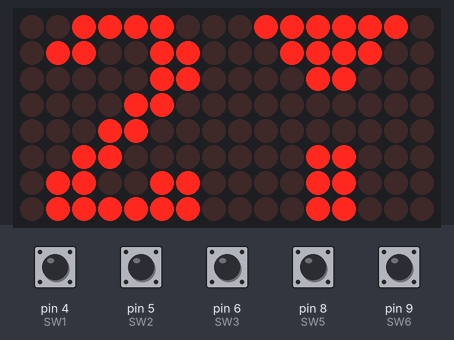
A program run on a simulated Arduino Uno, built with avr-gcc and run on an emulated ATmega328P. Parts: 16×8 LED matrix. Wiring (inferred from the names in the program): 2 × MAX7219 LED driver (orientation assumed): data pin 11; clock pin 13; CS pin 10. Inputs (shaded band) come from the test bench; at power-on: pin 4 (SW1), pin 8 (SW5) HIGH, pin 5 (SW2), pin 6 (SW3), pin 9 (SW6) LOW.

Above: at 2.55 s.
4.1 s: pin 4 (SW1) pulled LOW for 1.95 s
At 4.99 s:
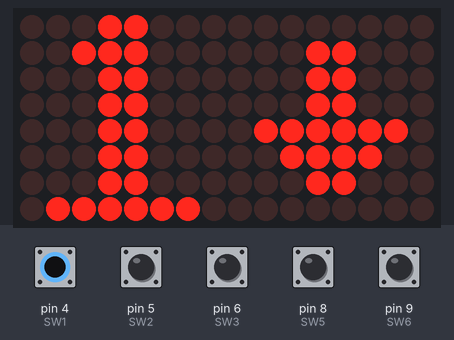
7.5 s: pin 5 (SW2) pulled HIGH for 1.95 s
At 8.25 s:
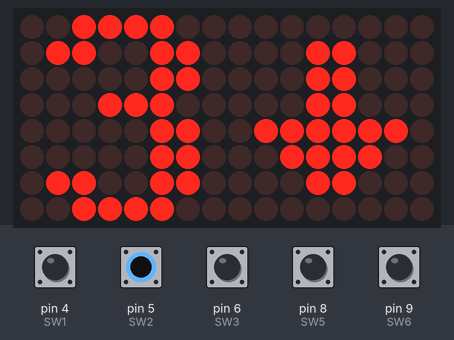
10.9 s: pin 8 (SW5) pulled LOW for 1.95 s
At 11.51 s:
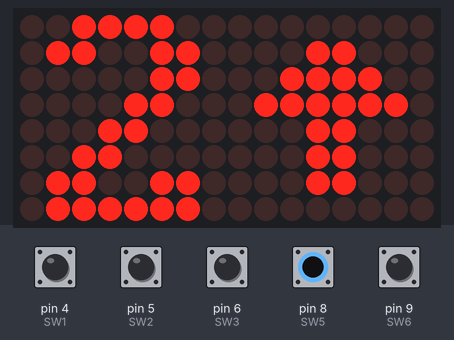
14.3 s: pin 4 (SW1) driven LOW and pin 8 (SW5) driven LOW
At 14.77 s:
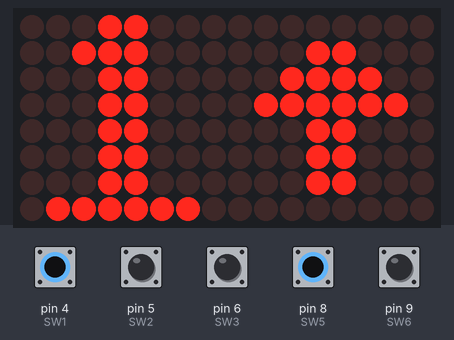
16.7 s: pin 4 (SW1) driven HIGH
At 18.23 s:
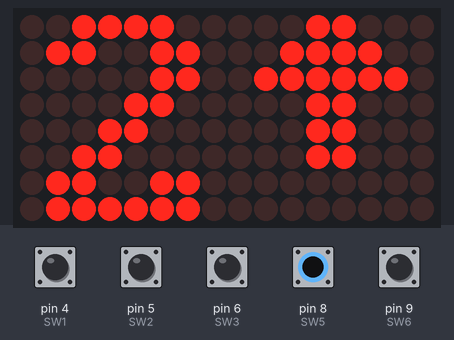
18.9 s: pin 5 (SW2) pulled HIGH for 1.95 s
At 19.65 s:
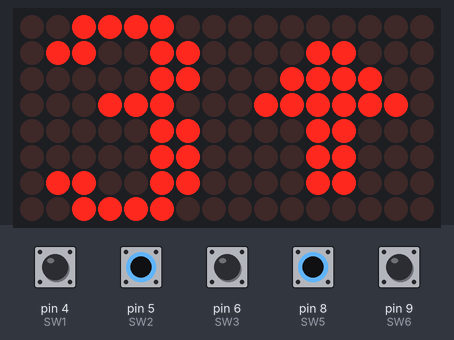

The program:

main.cpp
```cpp
#include <Arduino.h>

// Định nghĩa các chân SPI
#define DIN 11  // Chân MOSI (Dữ liệu vào MAX7219)
#define CLK 13  // Chân SCK (Xung nhịp)
#define LOAD 10 // Chân CS (Chọn chip)

// Số lượng MAX7219 (2 ma trận LED)
#define NUM_MAX 2

#define SW1 4
#define SW2 5
#define SW3 6
#define SW4 7
#define SW5 8
#define SW6 9

// Bảng dữ liệu để hiển thị các số từ 0 đến 9
byte digits[10][8] = {
    {0x3c, 0x66, 0x66, 0x6e, 0x76, 0x66, 0x66, 0x3c}, // Số 0
    {0x18, 0x38, 0x18, 0x18, 0x18, 0x18, 0x18, 0x7e}, // Số 1
    {0x3c, 0x66, 0x06, 0x0c, 0x18, 0x30, 0x66, 0x7e}, // Số 2
    {0x3c, 0x66, 0x06, 0x1c, 0x06, 0x06, 0x66, 0x3c}, // Số 3
    {0x0c, 0x1c, 0x3c, 0x6c, 0x7e, 0x0c, 0x0c, 0x0c}, // Số 4
    {0x7e, 0x60, 0x60, 0x7c, 0x06, 0x06, 0x66, 0x3c}, // Số 5
    {0x3c, 0x66, 0x60, 0x7c, 0x66, 0x66, 0x66, 0x3c}, // Số 6
    {0x7e, 0x06, 0x06, 0x0c, 0x18, 0x30, 0x30, 0x30}, // Số 7
    {0x3c, 0x66, 0x66, 0x3c, 0x66, 0x66, 0x66, 0x3c}, // Số 8
    {0x3c, 0x66, 0x66, 0x3e, 0x06, 0x06, 0x66, 0x3c}  // Số 9
};

// Dữ liệu cho mũi tên đi lên
byte arrowUp[8] = {0x00, 0x18, 0x3c, 0x7e, 0x18, 0x18, 0x18, 0x00};

// Dữ liệu cho mũi tên đi xuống
byte arrowDown[8] = {0x00, 0x18, 0x18, 0x18, 0x7e, 0x3c, 0x18, 0x00};

byte letterG[8] = {0x3e, 0x60, 0x60, 0x60, 0x6e, 0x66, 0x66, 0x3e};

unsigned long previousMillis = 0;
const long interval = 10; // Thời gian thay đổi số (1 giây)
int arrowDelay = 200;     // Thời gian delay cho hiệu ứng mũi tên

// Hàm gửi dữ liệu SPI đến MAX7219
void sendToMax(int chip, byte address, byte data)
{
  digitalWrite(LOAD, LOW);
  for (int i = 0; i < NUM_MAX; i++)
  {
    if (i == chip)
    {
      shiftOut(DIN, CLK, MSBFIRST, address);
      shiftOut(DIN, CLK, MSBFIRST, data);
    }
    else
    {
      shiftOut(DIN, CLK, MSBFIRST, 0);
      shiftOut(DIN, CLK, MSBFIRST, 0);
    }
  }
  digitalWrite(LOAD, HIGH);
}

// Khởi tạo MAX7219
void initMax()
{
  for (int i = 0; i < NUM_MAX; i++)
  {
    sendToMax(i, 0x09, 0x00); // Decode mode: Tắt
    sendToMax(i, 0x0A, 0x08); // Độ sáng
    sendToMax(i, 0x0B, 0x07); // Hiển thị 8 hàng
    sendToMax(i, 0x0C, 0x01); // Chế độ hoạt động
    sendToMax(i, 0x0F, 0x00); // Tắt chế độ kiểm tra
  }
}

// Hiển thị một số trên LED ma trận
void displayNumber(int chip, int number)
{
  for (int i = 0; i < 8; i++)
  {
    sendToMax(chip, i + 1, digits[number][i]);
  }
}

// Hiệu ứng mũi tên chạy lên trên LED ma trận
void animateArrowUp(int chip)
{
  byte temp[8]; // Sao chép dữ liệu của mũi tên
  memcpy(temp, arrowUp, 8);

  for (int step = 0; step < 8; step++) // Lặp lại hiệu ứng 8 lần
  {
    // Gửi từng dòng dữ liệu đến ma trận LED
    for (int i = 0; i < 8; i++)
    {
      sendToMax(chip, i + 1, temp[i]);
    }

    // Di chuyển mũi tên lên một dòng
    byte firstRow = temp[0]; // Lưu dòng đầu tiên
    for (int i = 0; i < 7; i++)
    {
      temp[i] = temp[i + 1];
    }
    temp[7] = firstRow; // Đưa dòng đầu tiên xuống dòng cuối

    delay(arrowDelay); // Thời gian chờ giữa các bước
  }
}

// Hiệu ứng mũi tên đi xuống trên LED ma trận
void animateArrowDown(int chip)
{
  byte temp[8]; // Sao chép dữ liệu của mũi tên
  memcpy(temp, arrowDown, 8);

  for (int step = 0; step < 8; step++) // Lặp lại hiệu ứng 8 lần
  {
    // Gửi từng dòng dữ liệu đến ma trận LED
    for (int i = 0; i < 8; i++)
    {
      sendToMax(chip, i + 1, temp[i]);
    }

    // Di chuyển mũi tên xuống một dòng
    byte lastRow = temp[7]; // Lưu dòng cuối cùng
    for (int i = 7; i > 0; i--)
    {
      temp[i] = temp[i - 1];
    }
    temp[0] = lastRow; // Đưa dòng cuối cùng lên dòng đầu

    delay(arrowDelay); // Thời gian chờ giữa các bước
  }
}

void setup()
{
  pinMode(DIN, OUTPUT);
  pinMode(CLK, OUTPUT);
  pinMode(LOAD, OUTPUT);

  digitalWrite(LOAD, HIGH);

  initMax();

  pinMode(SW1, INPUT);
  pinMode(SW2, INPUT);
  pinMode(SW3, INPUT);
  pinMode(SW4, INPUT);
  pinMode(SW5, INPUT);
  pinMode(SW6, INPUT);
}

void loop()
{
  unsigned long currentMillis = millis();

  // Nếu đến thời gian thay đổi số
  if (currentMillis - previousMillis >= interval)
  {
    previousMillis = currentMillis;

    // Kiểm tra trạng thái của các công tắc và hiển thị số tương ứng trên ma trận LED
    if (digitalRead(SW1) == LOW)
    {
      displayNumber(0, 1); // Hiển thị số 1 trên ma trận LED đầu tiên khi SW1 nhấn
    }
    else if (digitalRead(SW2) == LOW)
    {
      displayNumber(0, 2); // Hiển thị số 2 trên ma trận LED đầu tiên khi SW2 nhấn
    }
    else if (digitalRead(SW3) == LOW)
    {
      displayNumber(0, 3); // Hiển thị số 3 trên ma trận LED đầu tiên khi SW3 nhấn
    }
    else if (digitalRead(SW4) == LOW)
    {
      displayNumber(0, 4); // Hiển thị số 4 trên ma trận LED đầu tiên khi SW4 nhấn
    }
    else
    {
      for (int i = 0; i < 8; i++)
      {
        sendToMax(0, i + 1, letterG[i]); // Hiển thị chữ G trên ma trận LED đầu tiên
      }
    }
  }

  if (digitalRead(SW5) == LOW)
    animateArrowUp(1);
  else if((digitalRead(SW6) == LOW))
    animateArrowDown(1); // Chạy hiệu ứng mũi tên trên ma trận LED thứ hai
}
```

main1.cpp
```cpp
// // #include <Arduino.h>

// // Định nghĩa các chân SPI
// #define DIN 11  // Chân MOSI (Dữ liệu vào MAX7219)
// #define CLK 13  // Chân SCK (Xung nhịp)
// #define LOAD 10 // Chân CS (Chọn chip)

// // Số lượng MAX7219 (2 ma trận LED)
// #define NUM_MAX 2

// // Bảng dữ liệu để hiển thị các số từ 0 đến 9
// byte digits[10][8] = {
//     {0x3c, 0x66, 0x66, 0x6e, 0x76, 0x66, 0x66, 0x3c}, // Số 0
//     {0x18, 0x38, 0x18, 0x18, 0x18, 0x18, 0x18, 0x7e}, // Số 1
//     {0x3c, 0x66, 0x06, 0x0c, 0x18, 0x30, 0x66, 0x7e}, // Số 2
//     {0x3c, 0x66, 0x06, 0x1c, 0x06, 0x06, 0x66, 0x3c}, // Số 3
//     {0x0c, 0x1c, 0x3c, 0x6c, 0x7e, 0x0c, 0x0c, 0x0c}, // Số 4
//     {0x7e, 0x60, 0x60, 0x7c, 0x06, 0x06, 0x66, 0x3c}, // Số 5
//     {0x3c, 0x66, 0x60, 0x7c, 0x66, 0x66, 0x66, 0x3c}, // Số 6
//     {0x7e, 0x06, 0x06, 0x0c, 0x18, 0x30, 0x30, 0x30}, // Số 7
//     {0x3c, 0x66, 0x66, 0x3c, 0x66, 0x66, 0x66, 0x3c}, // Số 8
//     {0x3c, 0x66, 0x66, 0x3e, 0x06, 0x06, 0x66, 0x3c}  // Số 9
// };

// // Hàm gửi dữ liệu SPI đến MAX7219
// void sendToMax(int chip, byte address, byte data)
// {
//   digitalWrite(LOAD, LOW);
//   for (int i = 0; i < NUM_MAX; i++)
//   {
//     if (i == chip)
//     {
//       shiftOut(DIN, CLK, MSBFIRST, address);
//       shiftOut(DIN, CLK, MSBFIRST, data);
//     }
//     else
//     {
//       shiftOut(DIN, CLK, MSBFIRST, 0);
//       shiftOut(DIN, CLK, MSBFIRST, 0);
//     }
//   }
//   digitalWrite(LOAD, HIGH);
// }

// // Khởi tạo MAX7219
// void initMax()
// {
//   for (int i = 0; i < NUM_MAX; i++)
//   {
//     sendToMax(i, 0x09, 0x00); // Decode mode: Tắt
//     sendToMax(i, 0x0A, 0x08); // Độ sáng
//     sendToMax(i, 0x0B, 0x07); // Hiển thị 8 hàng
//     sendToMax(i, 0x0C, 0x01); // Chế độ hoạt động
//     sendToMax(i, 0x0F, 0x00); // Tắt chế độ kiểm tra
//   }
// }

// // Hiển thị một số trên LED ma trận
// void displayNumber(int chip, int number)
// {
//   for (int i = 0; i < 8; i++)
//   {
//     sendToMax(chip, i + 1, digits[number][i]);
//   }
// }

// void setup()
// {
//   pinMode(DIN, OUTPUT);
//   pinMode(CLK, OUTPUT);
//   pinMode(LOAD, OUTPUT);

//   digitalWrite(LOAD, HIGH);

//   initMax();
// }

// void loop()
// {
//   for (int i = 0; i <= 16; i++)
//   {
//     int tens = i / 10;  // Hàng chục
//     int units = i % 10; // Hàng đơn vị

//     // Hiển thị hàng chục trên ma trận 1
//     if (i >= 10)
//     {
//       displayNumber(0, tens); // Ma trận 1
//     }
//     else
//     {
//       // Xóa ma trận 1 nếu không cần hiển thị
//       for (int j = 0; j < 8; j++)
//       {
//         sendToMax(0, j + 1, 0x00);
//       }
//     }

//     // Hiển thị hàng đơn vị trên ma trận 2
//     displayNumber(1, units); // Ma trận 2

//     delay(1000); // Dừng 1 giây trước khi tăng số
//   }
// }
```

Measured:
- after the input at 4.1 s, the display: first differs from a run without the input after 0.79 s (image 1)
- after the input at 7.5 s, the display: first differs from a run without the input after 0.65 s (image 2)
- after the input at 10.9 s, the display: first differs from a run without the input after 0.51 s (image 3)
- after the input at 14.3 s, the display: first differs from a run without the input after 0.37 s (image 4)
- after the input at 16.7 s, the display: first differs from a run without the input after 1.2 s (image 5 shows a later state)
- after the input at 18.9 s, the display: first differs from a run without the input after 0.66 s (image 6)
